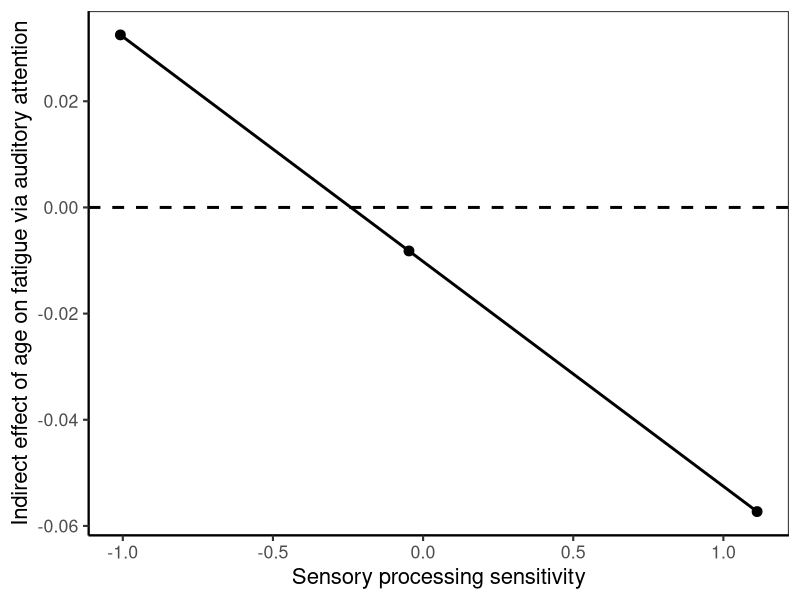

Write the R code that produced this figure. (Note: this script raises an error after producing the figure.)
# Probe HSPS moderated mediation

library(ggplot2)

# ggplot for conditional indirect effect
Sensitivity <- as.numeric(c(-1.0080, -0.0470, 1.1123))
Indirect_effect <- as.numeric(c(0.0325, -0.0082, -0.0573))
Conditional_indirect <- as.data.frame(cbind(Sensitivity, Indirect_effect))

Conditional_indirect_plot <- ggplot(Conditional_indirect, aes(x=Sensitivity, y=Indirect_effect)) + geom_point(size=3) + geom_line(size=1) +
  theme_bw(base_size = 16) +
  theme(panel.grid.major = element_blank(), panel.grid.minor = element_blank(),
        panel.background = element_blank(), axis.line = element_line(colour = "black")) +
  labs(x = "Sensory processing sensitivity",
       y = "Indirect effect of age on fatigue via auditory attention") + geom_hline(yintercept=0, linetype="dashed", size=1)


# ggplot2 for conditional
Auditory_attention <- as.numeric(c(-1.3159, 0.4366, 1.30801,-1.3159, 0.4366, 1.30801, -1.3159, 0.4366, 1.30801))
SPS <- as.character(c("Low", "Low", "Low", "Moderate", "Moderate", "Moderate", "High", "High", "High"))
Fatigue <- as.numeric(c(-0.2852, -0.4087, -0.4701, -0.0553, -0.0243, -0.0089, 0.2220, 0.4393, 0.5473))
Conditional <- as.data.frame(cbind(Auditory_attention, Sensitivity, Fatigue))
Conditional$Auditory_attention <- as.numeric(Conditional$Auditory_attention)
Conditional$Fatigue <- as.numeric(Conditional$Fatigue)
Conditional$SPS <- factor(Conditional$SPS, levels = c("High", "Moderate", "Low"))
Conditional_plot <- ggplot(Conditional, aes(x=Auditory_attention, y=Fatigue, shape=SPS, linetype=SPS)) + geom_point(size=3) + geom_line(size=1) +
  theme_bw(base_size = 16) +
  theme(panel.grid.major = element_blank(), panel.grid.minor = element_blank(),
        panel.background = element_blank(), axis.line = element_line(colour = "black")) +
  theme(legend.position = c(0.8, 0.65)) +
  labs(x = "Auditory attention ability",
       y = "Listening-related fatigue")



# plot together

require(gridExtra)
library(cowplot)

plot_grid(Conditional_indirect_plot, Conditional_plot)
